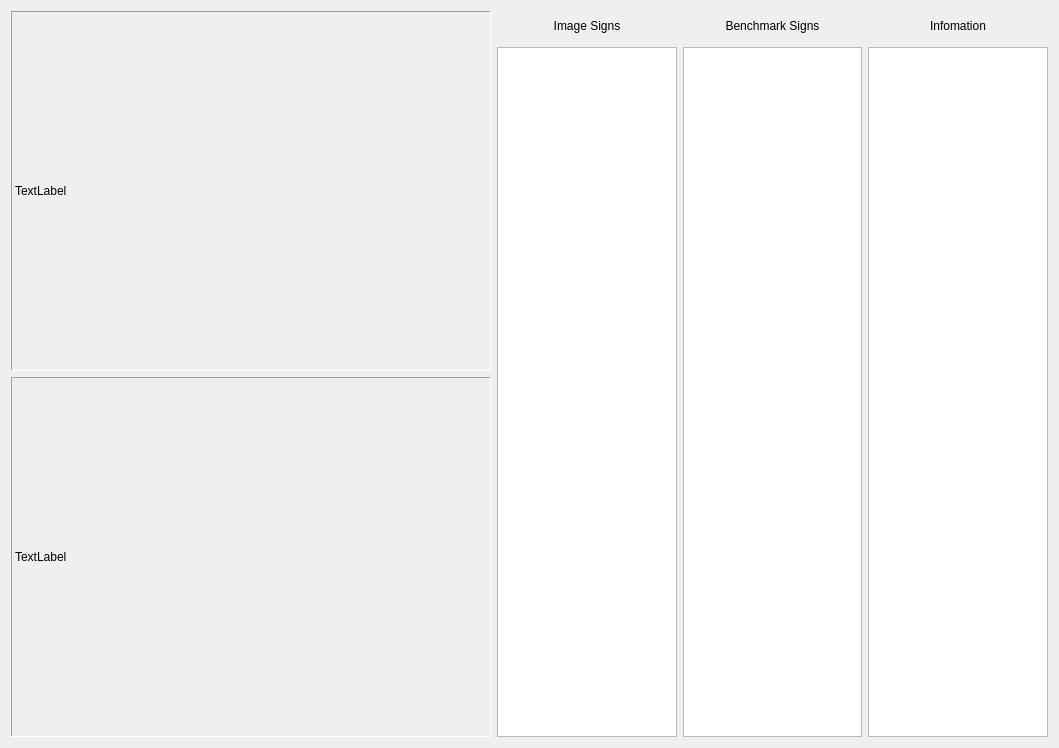
<?xml version="1.0" encoding="UTF-8"?>
<ui version="4.0">
 <class>WidgetDemo</class>
 <widget class="QWidget" name="WidgetDemo">
  <property name="geometry">
   <rect>
    <x>0</x>
    <y>0</y>
    <width>1059</width>
    <height>720</height>
   </rect>
  </property>
  <property name="sizePolicy">
   <sizepolicy hsizetype="Minimum" vsizetype="Preferred">
    <horstretch>0</horstretch>
    <verstretch>0</verstretch>
   </sizepolicy>
  </property>
  <property name="minimumSize">
   <size>
    <width>720</width>
    <height>720</height>
   </size>
  </property>
  <property name="focusPolicy">
   <enum>Qt::NoFocus</enum>
  </property>
  <property name="windowTitle">
   <string>WidgetDemo</string>
  </property>
  <layout class="QHBoxLayout" name="horizontalLayout" stretch="0,0,0,0,0">
   <property name="sizeConstraint">
    <enum>QLayout::SetMinimumSize</enum>
   </property>
   <item>
    <layout class="QVBoxLayout" name="verticalLayout">
     <item>
      <widget class="QLabel" name="labelOriginal">
       <property name="minimumSize">
        <size>
         <width>480</width>
         <height>360</height>
        </size>
       </property>
       <property name="sizeIncrement">
        <size>
         <width>4</width>
         <height>3</height>
        </size>
       </property>
       <property name="frameShape">
        <enum>QFrame::Panel</enum>
       </property>
       <property name="frameShadow">
        <enum>QFrame::Sunken</enum>
       </property>
       <property name="text">
        <string>TextLabel</string>
       </property>
      </widget>
     </item>
     <item>
      <widget class="QLabel" name="labelAfterProcess">
       <property name="minimumSize">
        <size>
         <width>480</width>
         <height>360</height>
        </size>
       </property>
       <property name="sizeIncrement">
        <size>
         <width>4</width>
         <height>3</height>
        </size>
       </property>
       <property name="frameShape">
        <enum>QFrame::Panel</enum>
       </property>
       <property name="frameShadow">
        <enum>QFrame::Sunken</enum>
       </property>
       <property name="text">
        <string>TextLabel</string>
       </property>
      </widget>
     </item>
    </layout>
   </item>
   <item>
    <spacer name="horizontalSpacer">
     <property name="orientation">
      <enum>Qt::Horizontal</enum>
     </property>
     <property name="sizeHint" stdset="0">
      <size>
       <width>40</width>
       <height>20</height>
      </size>
     </property>
    </spacer>
   </item>
   <item>
    <layout class="QVBoxLayout" name="verticalLayout_2">
     <property name="spacing">
      <number>6</number>
     </property>
     <item>
      <widget class="QLabel" name="labelFromImage">
       <property name="minimumSize">
        <size>
         <width>0</width>
         <height>30</height>
        </size>
       </property>
       <property name="text">
        <string>Image Signs</string>
       </property>
       <property name="textFormat">
        <enum>Qt::RichText</enum>
       </property>
       <property name="scaledContents">
        <bool>true</bool>
       </property>
       <property name="alignment">
        <set>Qt::AlignCenter</set>
       </property>
       <property name="wordWrap">
        <bool>false</bool>
       </property>
      </widget>
     </item>
     <item>
      <widget class="QListWidget" name="listFromImage">
       <property name="sizePolicy">
        <sizepolicy hsizetype="Preferred" vsizetype="Expanding">
         <horstretch>0</horstretch>
         <verstretch>0</verstretch>
        </sizepolicy>
       </property>
       <property name="focusPolicy">
        <enum>Qt::NoFocus</enum>
       </property>
      </widget>
     </item>
    </layout>
   </item>
   <item>
    <layout class="QVBoxLayout" name="verticalLayout_3">
     <item>
      <widget class="QLabel" name="labelBenchmark">
       <property name="minimumSize">
        <size>
         <width>0</width>
         <height>30</height>
        </size>
       </property>
       <property name="text">
        <string>Benchmark Signs</string>
       </property>
       <property name="textFormat">
        <enum>Qt::RichText</enum>
       </property>
       <property name="scaledContents">
        <bool>true</bool>
       </property>
       <property name="alignment">
        <set>Qt::AlignCenter</set>
       </property>
       <property name="wordWrap">
        <bool>false</bool>
       </property>
      </widget>
     </item>
     <item>
      <widget class="QListWidget" name="listBenchmark">
       <property name="sizePolicy">
        <sizepolicy hsizetype="Preferred" vsizetype="Expanding">
         <horstretch>0</horstretch>
         <verstretch>0</verstretch>
        </sizepolicy>
       </property>
       <property name="focusPolicy">
        <enum>Qt::NoFocus</enum>
       </property>
      </widget>
     </item>
    </layout>
   </item>
   <item>
    <layout class="QVBoxLayout" name="verticalLayout_4">
     <item>
      <widget class="QLabel" name="labelInfo">
       <property name="minimumSize">
        <size>
         <width>0</width>
         <height>30</height>
        </size>
       </property>
       <property name="text">
        <string>Infomation</string>
       </property>
       <property name="textFormat">
        <enum>Qt::RichText</enum>
       </property>
       <property name="scaledContents">
        <bool>true</bool>
       </property>
       <property name="alignment">
        <set>Qt::AlignCenter</set>
       </property>
       <property name="wordWrap">
        <bool>false</bool>
       </property>
      </widget>
     </item>
     <item>
      <widget class="QTextEdit" name="textInfo">
       <property name="sizePolicy">
        <sizepolicy hsizetype="Preferred" vsizetype="Expanding">
         <horstretch>0</horstretch>
         <verstretch>0</verstretch>
        </sizepolicy>
       </property>
       <property name="focusPolicy">
        <enum>Qt::NoFocus</enum>
       </property>
      </widget>
     </item>
    </layout>
   </item>
  </layout>
 </widget>
 <layoutdefault spacing="6" margin="11"/>
 <resources/>
 <connections/>
</ui>
